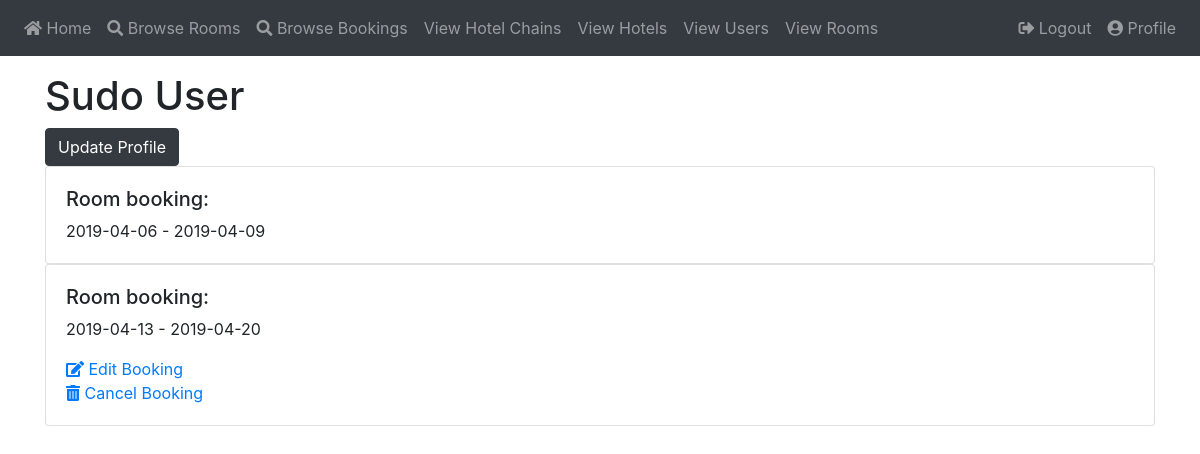
/user/sudo/ (signed in), run on an earlier commit of the app's database.
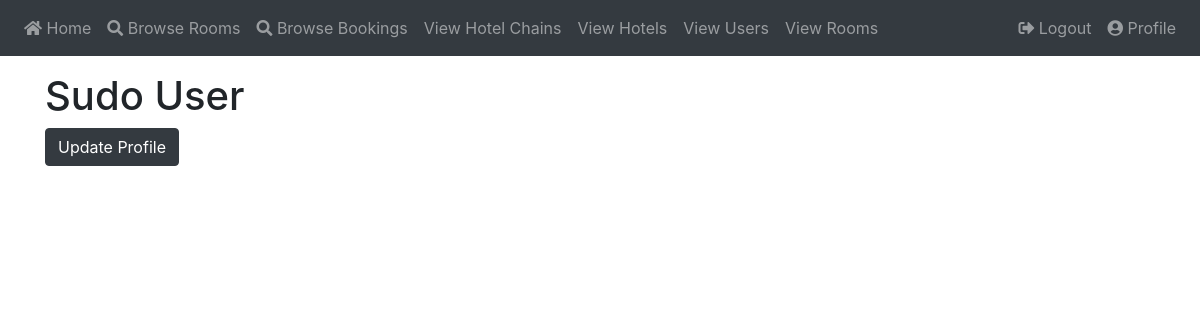
And on a later commit of the database.
### app/models.py (models this page shows)
class Booking(db.Model):
    id          = db.Column(db.Integer, primary_key = True)
    checked_in  = db.Column(db.Boolean, nullable = False)
    from_date   = db.Column(db.Date, nullable = False)
    to_date     = db.Column(db.Date, nullable = False)
    room        = db.Column(db.Integer, db.ForeignKey('room.id'))
    user        = db.Column(db.Integer, db.ForeignKey('user.id'))

### app/routes.py (the view)
@app.route("/user/<username>")
@app.route("/user/<username>/")
@login_required
def user(username):
    user = User.query.filter_by(username = username).first_or_404()
    booking_slots = Booking.query.filter_by(user = user.id)
    if booking_slots is None:
        booking_slots = {}
    return render_template(
        'user.html',
        user = user,
        booking = booking_slots,
        c_date = datetime.date.today()
    )

### app/models.py (called while the page is built)
@login.user_loader
def load_user(id):
    return User.query.get(int(id))

### app/templates/user.html
{% extends "base.html" %}
{% block content %}
    <div class="container">
    <h1>{{ user.first_name }} {{ user.last_name }}</h1>
        {% if (current_user.id == user.id) %}
            <a class="btn btn-dark" href="{{ url_for('edit_user', username=user.username) }}">Update Profile</a>
            <br>
            {% include 'view_type/booking.html' %}
        {% endif %}
    </div>
{% endblock %}

### app/templates/view_type/booking.html
{% block content %}
    {% for b in booking %}
        <div>
            <div class="card">
                <div class="card-body">
                    <h5>Room booking: </h5>
                    <p class="card-text">
                        {{ b.from_date }} - {{ b.to_date }}
                    </p>
                    {% if c_date %}
                        {% if b.from_date >= c_date %}
                            {% if current_user %}
                                {% if current_user.priv > 0 %}
                                    <a href="{{ url_for('edit_booking', booking_id = b.id) }}"><span class="fa fa-edit"></span> Edit Booking</a>
                                    <br>
                                {% endif %}
                            {% endif %}
                            <a href='{{ url_for("cancel_booking", booking_id = b.id) }}'><span class="fa fa-trash-alt"></span> Cancel Booking</a>
                        {% endif %}
                    {% endif %}
                </div>
            </div>
        </div>
    {% endfor %}
{% endblock %}

What changed in the data, as far as the page shows it:
removed Booking: from_date "2019-04-06", to_date "2019-04-09"
removed Booking: from_date "2019-04-13", to_date "2019-04-20"
